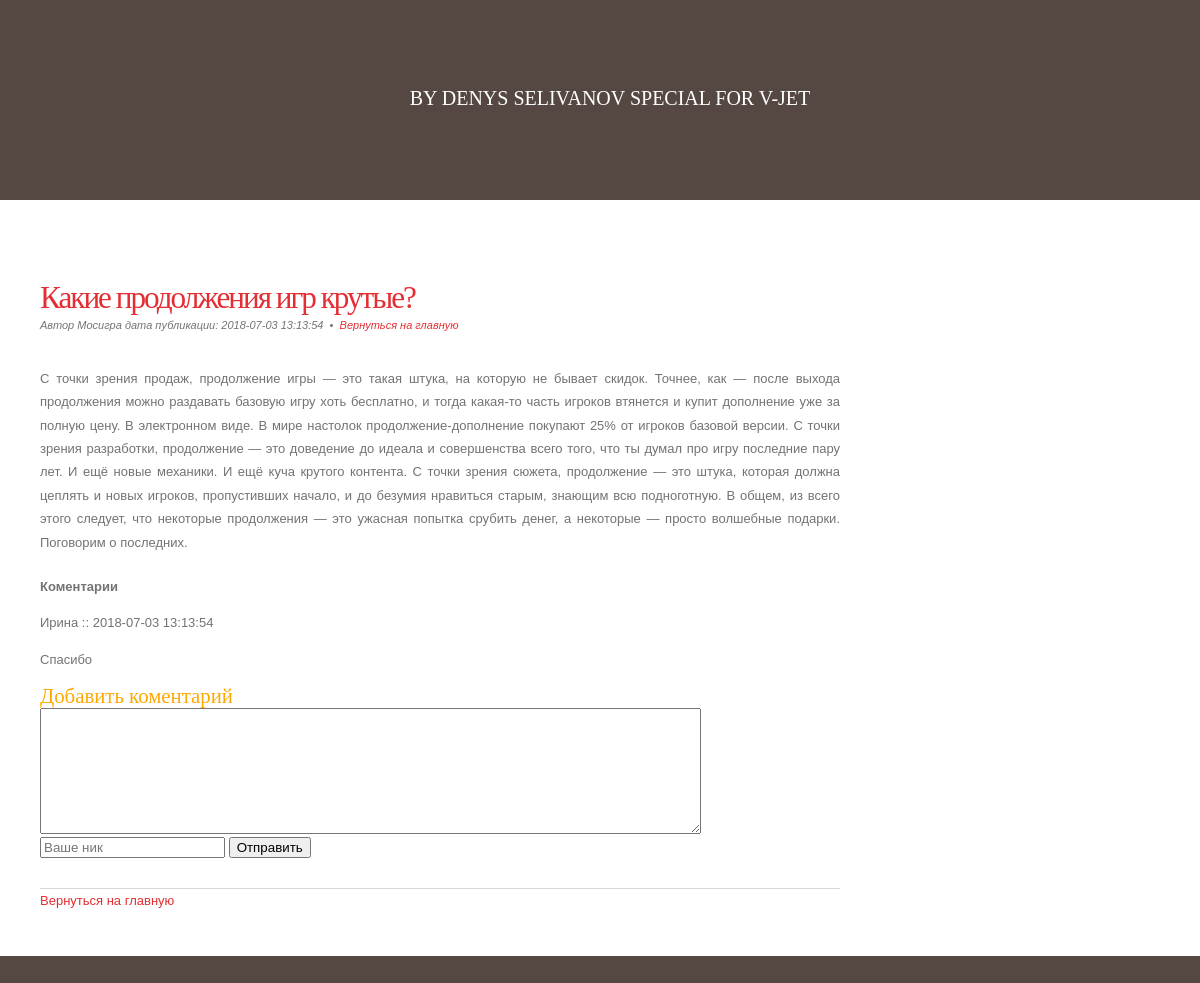
The page /post/12 on the database its author committed.
### tables this page shows
CREATE TABLE `publication` (
  `id_publ` int(11) NOT NULL,
  `name` text NOT NULL,
  `text` text NOT NULL,
  `author` text NOT NULL,
  `date` datetime NOT NULL,
  `number_of_comments` int(11) NOT NULL DEFAULT '0'
);

CREATE TABLE `comments` (
  `id_com` int(11) NOT NULL,
  `id_to_what_post` int(11) NOT NULL,
  `author` text NOT NULL,
  `text` text NOT NULL,
  `date` datetime NOT NULL DEFAULT CURRENT_TIMESTAMP
);

### config/routes.php (called while the page is built)
<?php
$routes = [
    'post/([0-9]+)' => 'post/view/$1',
    'post' => 'post/index',
];
return  $routes;

### index.php (called while the page is built, shortened)
<?php
$router = new \liw\components\Router();
$router->run();

### core/models/Post.php (called while the page is built, shortened)
<?php
class Post
{
    public static function getPostItemById($id)
    {
        $id = intval($id);
        if ($id) {
            $db = Db::getConnection();
            $result = $db->query('SELECT * FROM publication WHERE id_publ =' . $id);
            $result->setFetchMode(\PDO::FETCH_ASSOC);
            $postItem = $result->fetch();
            return $postItem;
        }
    }
    public static function getCommentById($id)
    {
        $id = intval($id);
        if ($id) {
            $commentItem = [];
            $db = Db::getConnection();
            $result = $db->query('SELECT * FROM comments WHERE id_to_what_post =' . $id);
            $i = 0;
            while($row = $result->fetch()) {
                $commentItem[$i]['date'] = $row['date'];
                $commentItem[$i]['text'] = $row['text'];
                $commentItem[$i]['author'] = $row['author'];
                $i++;
            }
            return $commentItem;
        }
    }
}

### core/views/view.php (the view, shortened to what this page needs)
<!DOCTYPE html PUBLIC "-//W3C//DTD XHTML 1.0 Strict//EN">
<head>
    <link href="/assets/style.css" rel="stylesheet" type="text/css" media="screen"/>
</head>
<body>
<div id="wrapper">
    <div id="header-wrapper">
        <div id="header">
            <div id="logo">
                <p>by Denys Selivanov special for v-jet</p>
            </div>
        </div>
    </div>
    <div id="page">
        <div id="page-bgtop">
            <div id="page-bgbtm">
                <div id="content">
                    <div class="post">
                        <h2 class="title"><a href='/post/<?php echo $postItem['id_publ']; ?>'><?php echo $postItem['name']; ?></a>
                        </h2>
                        <p class="meta">Автор <?php echo $postItem['author']; ?>
                            дата публикации: <?php echo $postItem['date']; ?>
                            &nbsp;&bull;&nbsp; <a href='/post/' class="permalink">Вернуться на главную</a></p>
                        <div class="entry">
                            <div class="post_text">
                                <p><?php echo $postItem['text']; ?></p>
                            </div>
                        </div>
                        <div class="comments">
                            <h4>Коментарии</h4>
                            <?php foreach ($commentItem as $commentItems): ?>
                                <p><?php echo $commentItems['author'] . " :: " . $commentItems['date']; ?></p>
                                <p><?php echo $commentItems['text']; ?></p>
                            <?php endforeach; ?>
                        </div>
                        <div class="form">
                            <h3>Добавить коментарий</h3>
                            <form action="" method="post">
                                <textarea required  name="comm_text" id="comm_text" cols="80" rows="8"></textarea><br>
                                <input required name="author" type="text" placeholder="Ваше ник">
                                <input type="submit" value="Отправить">
                            </form>
                        </div>
                    </div>
                    <p><a href='/post/' class="permalink">Вернуться на главную</a></p>
                    <div style="clear: both;">&nbsp;</div>
                </div>
                <div style="clear: both;">&nbsp;</div>
            </div>
        </div>
    </div>
</div>
</body>
</html>

### components/Router.php (shortened to what this page needs)
<?php
class Router
{
    private $routes;
    public function __construct()
    {
        $routesPath = 'config/routes.php';
        $this->routes = include($routesPath);
    }
    private function getURI()
    {
        if (!empty($_SERVER['REQUEST_URI'])){
            return trim($_SERVER['REQUEST_URI'], '/');
        }else{
            die("Строка поиска пуста");
        }
    }
    public function run()
    {
        $uri = $this->getURI();
        foreach ($this->routes as $uriPattern => $path){
            if (preg_match("~$uriPattern~", $uri)){
                $internalRoute = preg_replace("~$uriPattern~", $path, $uri);
                $segments = explode('/', $internalRoute);
                $controllerName = ucfirst(array_shift($segments)) . 'Controller';
                $actionName = 'action' . ucfirst(array_shift($segments));
                $parameters = $segments;
                $controllerObject = new $controllerName;
                $result = call_user_func_array(array($controllerObject, $actionName), $parameters);
                if ($result != null) {
                    break;
                }
            }
        }
    }
}

### assets/style.css (style rules this page uses)
body { margin: 0; padding: 0; background: #554842; font-family: Arial, Helvetica, sans-serif; font-size: 13px; color: #737373; }
h1, h2, h3 { margin: 0; padding: 0; font-family: 'Arvo', serif; font-weight: normal; color: #FFA800; }
h2 { font-size: 2.4em; }
h3 { font-size: 1.6em; }
p, ul, ol { margin-top: 0; line-height: 180%; }
a { text-decoration: none; color: #E42E33; }
#wrapper { margin: 0 auto; padding: 0; }
#header-wrapper { height: 200px; }
#header { width: 960px; height: 240px; margin: 0 auto; }
#logo { width: 980px; height: 100px; margin: 0px auto; padding: 80px 0px 0px 0px; color: #FFFFFF; }
#logo h1, #logo p { display: block; margin: 0; padding: 0; }
#logo p { text-align: center; text-transform: uppercase; font-family: 'Arvo', serif; font-size: 20px; }
#page { width: 1200px; margin: 0 auto; padding: 0; background-color: #FFFFFF; }
#page-bgbtm { margin: 0px; padding: 40px 40px 0px 40px; }
#content { float: left; width: 800px; padding: 0px 0px 0px 0px; }
.post { clear: both; padding: 30px 0px; border-bottom: 1px solid #D9D9D9; }
.post .title { padding-top: 10px; letter-spacing: -2px; }
.post .title a { border: none; color: #E42E33; }
.post .meta { padding-bottom: 10px; text-align: left; font-family: Arial, Helvetica, sans-serif; font-size: 11px; font-style: italic; }
.post .entry { text-align: justify; margin-bottom: 25px; padding: 10px 0px 0px 0px; }

### rows shown on the page
publication: name "Какие продолжения игр крутые?", author "Мосигра", date "2018-07-03 13:13:54", text "С точки зрения продаж, продолжение игры — это такая штука, на которую не бывает скидок. Точнее, как — после выхода продолжения можно раздавать базовую игру хоть бесплатно, и тогда какая-то часть игроков втянется и купит дополнение уже за полную цену. В электронном виде. В мире настолок продолжение-дополнение покупают 25% от игроков базовой версии. С точки зрения разработки, продолжение — это доведение до идеала и совершенства всего того, что ты думал про игру последние пару лет. И ещё новые механики. И ещё куча крутого контента. С точки зрения сюжета, продолжение — это штука, которая должна цеплять и новых игроков, пропустивших начало, и до безумия нравиться старым, знающим всю подноготную.…"
comments: author "Ирина", date "2018-07-03 13:13:54", text "Спасибо"
